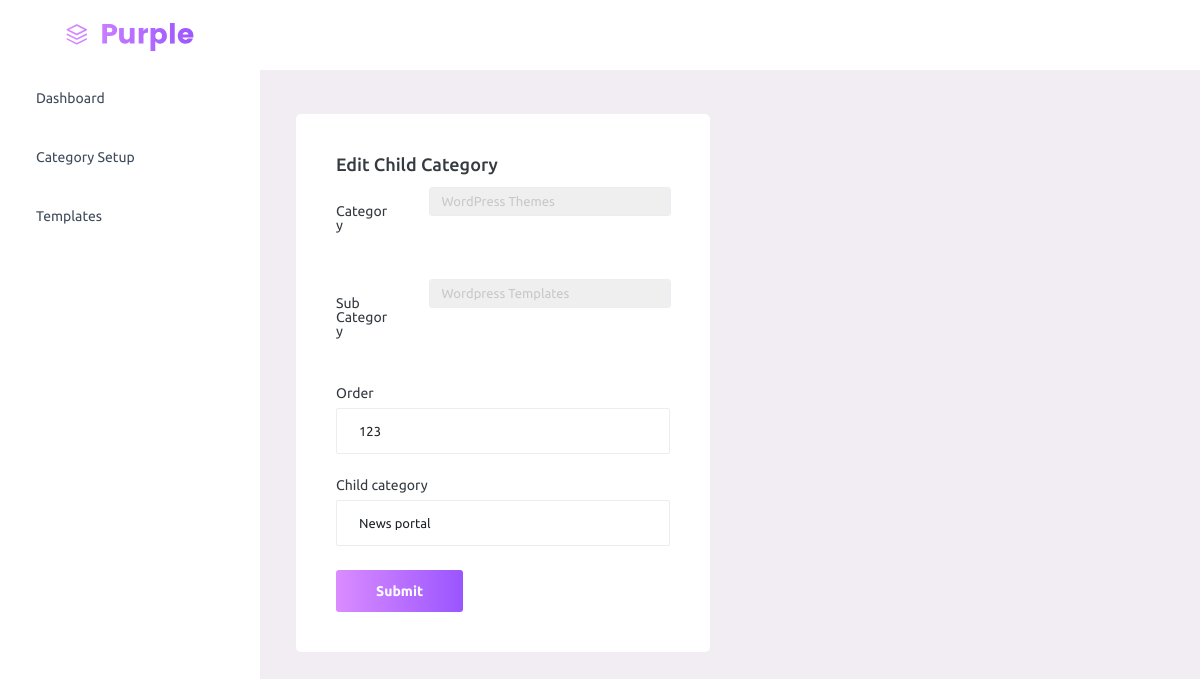
/edit_child_category/3, run on the app's committed database.
### adminpanel/models.py (models this page shows, shortened)
class ChildCategory(models.Model):
    sub_category = models.ForeignKey(SubCategory, on_delete=models.CASCADE)
    child_category = models.CharField(max_length=100)
    order = models.IntegerField(null=True)
    STATUS_CHOICES = (("active", "active"), ("inactive", "inactive"))
    status = models.CharField(max_length=100, choices=STATUS_CHOICES, default="active")
    created = models.DateTimeField(auto_now_add=True, null=True)

class Category(models.Model):
    category = models.CharField(max_length=100, unique=True)
    category_image = models.ImageField(null=True, upload_to="category_images/")
    order = models.IntegerField(null=True)
    STATUS_CHOICES = (("active", "active"), ("inactive", "inactive"))
    status = models.CharField(max_length=100, choices=STATUS_CHOICES, default="active")
    created = models.DateTimeField(auto_now_add=True, null=True)

class SubCategory(models.Model):
    category = models.ForeignKey(Category, on_delete=models.CASCADE)
    sub_category = models.CharField(max_length=100, unique=True)
    order = models.IntegerField(null=True)
    STATUS_CHOICES = (("active", "active"), ("inactive", "inactive"))
    status = models.CharField(max_length=100, choices=STATUS_CHOICES, default="active")
    created = models.DateTimeField(auto_now_add=True, null=True)

### adminpanel/views.py (the view)
# urls.py: path('edit_child_category/<int:id>', views.edit_child_category, name='edit_child_category'),
def edit_child_category(request,id):
    if request.method == "POST":
        sub_cat_id = request.POST["category"]
        child_child_category = request.POST["child_category"]
        order = request.POST["order"]
        sub_category = SubCategory.objects.get(id=sub_cat_id)
        new_child_category = ChildCategory.objects.get(id=id)
        new_child_category.sub_category = sub_category
        new_child_category.order= order
        new_child_category.child_category=child_child_category
        new_child_category.save()
        messages.info(request, "Child category edited successfully.")
        return redirect(child_category)
    else:
        cat = Category.objects.all()
        sub_cat = SubCategory.objects.all()
        child_cat_data = ChildCategory.objects.get(id=id)
        context = {
            "cat":cat,
            "sub_cat":sub_cat,
            "child_cat_data":child_cat_data,
        }
        return render(request, "admin/edit_child_category.html",context)

### templates/admin/edit_child_category.html (shortened to what this page needs)
{% load static %} {% include 'admin/nav.html' %}
<div class="main-panel">
  <div class="content-wrapper">
    <div class="row">
      <div class="col-md-6 grid-margin stretch-card">
        <div class="card">
          <div class="card-body">
            <h4 class="card-title">Edit Child Category</h4>
            <form
              class="forms-sample"
              action="{% url 'edit_child_category' id=child_cat_data.id %}"
              method="post"
            >
              <div class="form-group row">
                <label class="col-sm-3 col-form-label">Category</label>
                <div class="col-sm-9">
                  <select
                    class="form-control"
                    name="category"
                    id="catageory_select"
                    data-sub-category-url="{% url 'load_sub_category' %}"
                  >
                    {% for cat in cat %}
                    <option value="{{cat.id}}" {% if cat.id == child_cat_data.sub_category.category.id %} selected {% endif %}>{{cat.category}}</option>
                    {% endfor %}
                  </select>
                </div>
              </div>
              <div class="form-group row" >
                <label class="col-sm-3 col-form-label" >Sub Category</label>
                <div class="col-sm-9">
                  <select class="form-control" name="category"  id="id_sub_category" required>
                    {% for sub_cat in sub_cat %}
                    <option value="{{sub_cat.id}}" {% if sub_cat.id == child_cat_data.sub_category.id %} selected {% endif %}>{{sub_cat.sub_category}}</option>
                    {% endfor %}
                  </select>
                </div>
              </div>
              <div class="form-group">
                <label for="exampleInputEmail1">Order</label>
                <input
                  type="number"
                  class="form-control"
                  id="exampleInputEmail1"
                  placeholder="Order"
                  name="order"
                  required
                  value="{{child_cat_data.order}}"
                />
              </div>
              <div class="form-group">
                <label for="exampleInputEmail1">Child category</label>
                <input
                  type="text"
                  class="form-control"
                  id="exampleInputEmail1"
                  placeholder="Child category"
                  name="child_category"
                  required
                  value="{{child_cat_data.child_category}}"
                />
              </div>
              <button type="submit" class="btn btn-gradient-primary me-2">
                Submit
              </button>
            </form>
          </div>
        </div>
      </div>
    </div>
  </div>
</div>
  {% include 'admin/footer.html' %}

### data on the page
ChildCategory: category "WordPress Themes", category "Wordpress Templates", order "123", child_category "News portal"
